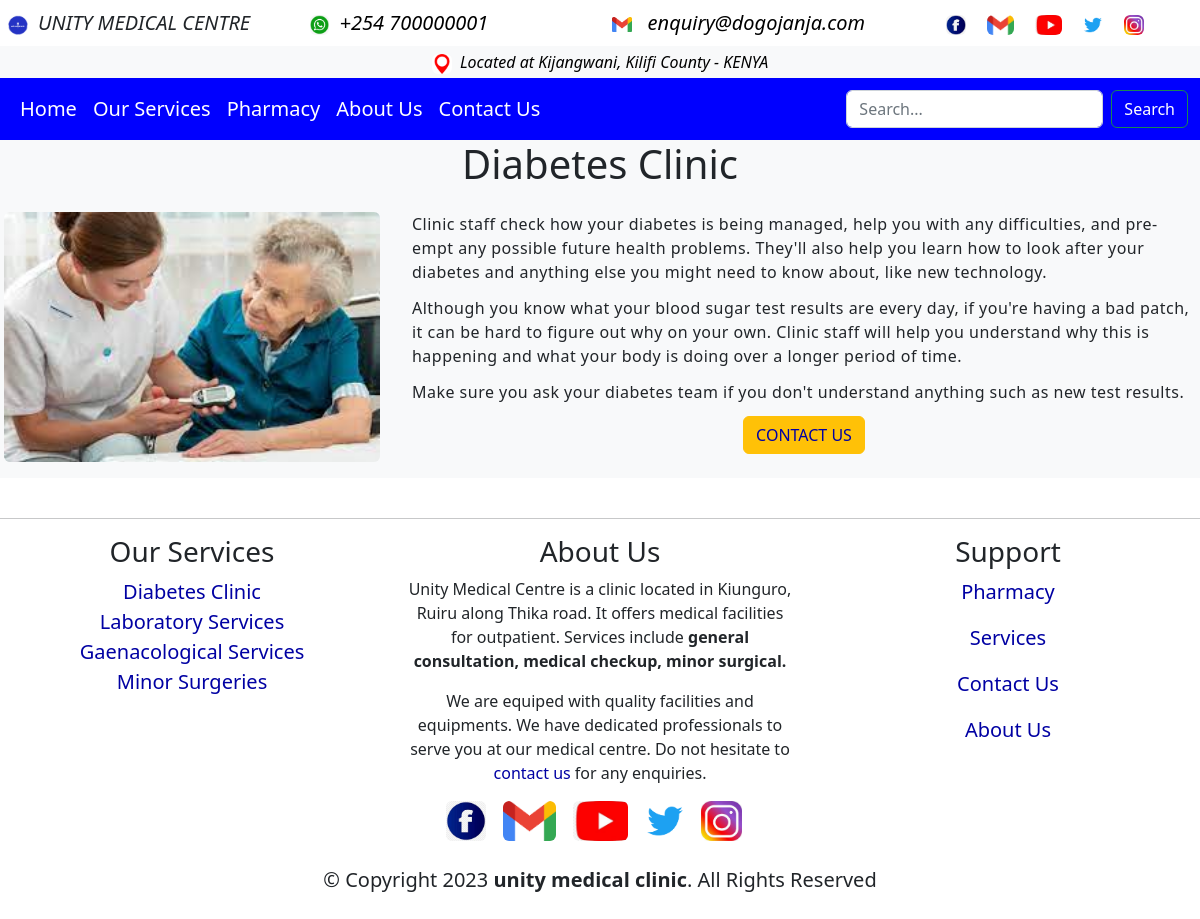
The app's page /service-detail/diabetes-clinic/ with its own data.
### unitymed/models.py (models this page shows, shortened)
class SocialMediaLinks(models.Model):
    title = models.CharField(max_length=150)
    date = models.DateTimeField(auto_now_add=True)
    link = models.CharField(max_length=3000)
    image_url = models.TextField(blank=True)
    alt = models.CharField(max_length=100)
    image = models.ImageField(upload_to='media/', blank=True, null=True)
    class Meta:
        verbose_name_plural = 'Socila Media Links'

class Service(models.Model):
    title = models.CharField(max_length=100, unique=True)
    slug = models.CharField(max_length=150, unique=True)
    body = models.TextField(max_length=10000)
    keywords = models.TextField(max_length=1000)
    description = models.TextField(max_length=1000)
    image = models.ImageField(null=True, blank=True, upload_to="media/")
    date = models.DateTimeField(auto_now_add=True)
    class Meta:
        ordering = ['-date']

### unitymed/views.py (the view)
# urls.py: path('service-detail/<slug:slug>/', views.service_detail, name='service-detail'),
def service_detail(request, slug):
    service_item = Service.objects.get(slug=slug)
    services = Service.objects.all()
    media_links = SocialMediaLinks.objects.all()
    return render(request, 'unitymed/service-detail.html', {'service_item':service_item, 'services':services, 'media_links':media_links})

### unitymed/templates/unitymed/service-detail.html (shortened to what this page needs)
<!DOCTYPE html>
<html lang="en">
<head>
<link href="https://cdn.jsdelivr.net/npm/bootstrap@5.2.1/dist/css/bootstrap.min.css" rel="stylesheet">
</head>
<body>
{% include 'unitymed/navbar.html' %}
<div class="row bg-light fs-5">
    <h1 class="text-center">{{ service_item.title }}</h1>
    <div class="col-sm-4 p-3">
        <img class="card-img-top  rounded" src="{{ service_item.image.url }}" alt="service">
    </div>
    <div class="col-sm-8 fs-5 p-3">
        <div>{{ service_item.body | safe }}</div>
        <div class="text-center"><a style="color:#0000A3" class="text-decoration-none btn btn-warning" onMouseOver="this.style.color='#000000'"
            onMouseOut="this.style.color='#0000A3'" href="{% url 'contact' %}">CONTACT US</a></div>
    </div>
</div>
{% include 'unitymed/footer.html' %}
</body>
</html>

### unitymed/templates/unitymed/navbar.html (shortened to what this page needs)
<div>
  <div class="row fs-5 p-2">
    <div class="col-sm-3"><i><img src="/media/media/logo.png" class="rounded" style="vertical-align: middle;" height="20" alt="UMC"/>&nbsp;&nbsp;UNITY MEDICAL CENTRE</i></div>
    <div class="col-sm-3"><i><img src="/media/media/whatsapp.png" class="rounded" style="vertical-align: middle;" height="20" alt=""/>&nbsp;&nbsp;<a class="text-decoration-none" target="_blank" style="color:black;" href="https://api.whatsapp.com/send?phone=254700000001">+254 700000001</a></i></div>
    <div class="col-sm-3"><i><img src="/media/media/email.png" height="15" alt=""/> <a class="text-decoration-none" style="color:black;" href="mailto:enquiry@dogojanja.com">&nbsp;&nbsp;enquiry@dogojanja.com</a></i></div>
    <div class="col-sm-3 text-center">
      {% for item in media_links %}
      <i><a class="text-decoration-none" target="_blank" style="color:black;" href="{{ item.link }}">
      {% if item.image %}
         <img src="{{item.image.url}}" class="rounded" style="vertical-align: middle;" height="20" alt="{{item.alt}}"/>
      {% else %}
         <img src="{{item.image_url}}" class="rounded" style="vertical-align: middle;" height="20" alt="{{item.alt}}"/>
      {% endif %}
     </a></i>&nbsp;&nbsp;
      {% endfor %}
    </div>
  </div>
</div>
<div class="p-1 text-center bg-light">
  <a class="text-decoration-none" style="color:black;" target="_blank" href="https://www.bing.com/maps?FORM=Z9LH2&cp=-3.781251%7E39.832098&lvl=21.0&style=h"><i><img src="/media/media/map.png" class="rounded" style="vertical-align: middle;" height="20" alt="map"/>&nbsp;&nbsp;Located at Kijangwani, Kilifi County - KENYA</i></a>
</div>
<nav class="navbar navbar-expand-lg navbar-light fs-5" style="background-color:blue">
    <div class="container-fluid">
      <div class="collapse navbar-collapse" id="navbarSupportedContent">
        <ul class="navbar-nav me-auto mb-2 mb-lg-0">
          <li class="nav-item">
            <a class="nav-link active" aria-current="page" style="color:white" href="{% url 'index' %}">Home</a>
          </li>
          <li class="nav-item">
            <a class="nav-link active" aria-current="page" style="color:white" href="{% url 'services' %}">Our Services</a>
          </li>
          <li class="nav-item">
            <a class="nav-link" style="color:white" href="{% url 'pharmacy' %}" tabindex="-1" aria-disabled="true">Pharmacy</a>
          </li>
          <li class="nav-item">
            <a class="nav-link" style="color:white" href="{% url 'about' %}">About Us</a>
        </li>
        <li class="nav-item">
            <a class="nav-link" style="color:white" href="{% url 'contact' %}">Contact Us</a>
          </li>
        </ul>
        <form class="d-flex" method="GET" action="{% url 'search' %}">
          <input class="form-control me-2" type="search" name="q" placeholder="Search..." aria-label="Search">
          <button class="btn btn-outline-success" style="color:white" type="submit">Search</button>
        </form>
      </div>
    </div>
  </nav>

### unitymed/templates/unitymed/footer.html
<br>
<hr>
<div class="row">
    <div class="col-sm-4 text-center fs-5">
        <h3>Our Services</h3>
      <ul class="list-unstyled">
        {% for service in services %}
        <li><a style="color:#0000A3" class="text-decoration-none" onMouseOver="this.style.color='#000000'"
            onMouseOut="this.style.color='#0000A3'" href="{% url 'service-detail' service.slug %}">{{service.title}}</a></li>
        {% endfor %}
     </ul>
    </div>
    <div class="col-sm-4 text-center">
        <h3>About Us</h3>
        <p>Unity Medical Centre is a clinic located in Kiunguro, Ruiru along Thika road.
            It offers medical facilities for outpatient. Services include <strong>general consultation,
            medical checkup, minor surgical.</strong>
         </p>
         <p>
            We are equiped with quality facilities and equipments.
            We have dedicated professionals to serve you at our medical centre. Do not hesitate to
            <a style="color:#0000A3" class="text-decoration-none" onMouseOver="this.style.color='#000000'"
            onMouseOut="this.style.color='#0000A3'" href="{% url 'contact' %}">contact us</a>
            for any enquiries.
        </p>
    </div>
    <div class="col-sm-4 text-center fs-5">
        <h3>Support</h3>
        <ul class="list-unstyled">
          <li><a style="color:#0000A3" class="text-decoration-none" onMouseOver="this.style.color='#000000'"
              onMouseOut="this.style.color='#0000A3'" href="{% url 'pharmacy' %}">Pharmacy</a></li>
       </ul>
       <ul class="list-unstyled">
        <li><a style="color:#0000A3" class="text-decoration-none" onMouseOver="this.style.color='#000000'"
            onMouseOut="this.style.color='#0000A3'" href="{% url 'services' %}">Services</a></li>
     </ul>
     <ul class="list-unstyled">
        <li><a style="color:#0000A3" class="text-decoration-none" onMouseOver="this.style.color='#000000'"
            onMouseOut="this.style.color='#0000A3'" href="{% url 'contact' %}">Contact Us</a></li>
     </ul>
     <ul class="list-unstyled">
        <li><a style="color:#0000A3" class="text-decoration-none" onMouseOver="this.style.color='#000000'"
            onMouseOut="this.style.color='#0000A3'" href="{% url 'about' %}">About Us</a></li>
     </ul>
    </div>
</div>
<div class="container">
   <div class="text-center">
     {% for item in media_links %}
     <i><a class="text-decoration-none" target="_blank" style="color:black;" href="{{ item.link }}">
     {% if item.image %}
        <img src="{{item.image.url}}" class="rounded" style="vertical-align: middle;" height="40" alt="{{item.alt}}"/>
     {% else %}
        <img src="{{item.image_url}}" class="rounded" style="vertical-align: middle;" height="40" alt="{{item.alt}}"/>
     {% endif %}
    </a></i>&nbsp;&nbsp;
     {% endfor %}
   </div>
    <br>
    <div class="copyright text-center fs-5">
      &copy; Copyright 2023 <strong><span>unity medical clinic</span></strong>. All Rights Reserved
    </div>
    <br>
  </div>

### records on screen
SocialMediaLinks: image_url (picture)
SocialMediaLinks: image_url (picture)
SocialMediaLinks: image_url (picture)
SocialMediaLinks: image_url (picture)
SocialMediaLinks: image_url (picture)
Service: title "Diabetes Clinic", image (picture), body "Clinic staff check how your diabetes is being managed, help you with any difficulties, and pre-empt any possible future health problems. They'll also help you learn how to look after your diabetes and anything else you might need to know about, like new technology. Although you know what your blood sugar test results are every day, if you're having a bad patch, it can be hard to figure out why on your own. Clinic staff will help you understand why this is happening and what your body is doing over a longer period of time. Make sure you ask your diabetes team if you don't understand anything such as new test results."
Service: title "Laboratory Services"
Service: title "Gaenacological Services"
Service: title "Minor Surgeries"
